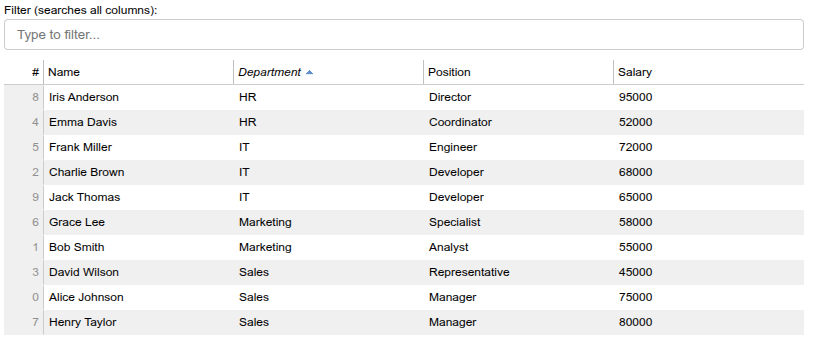

Here is the Python script that generated this plot:
from bokeh.layouts import column
from bokeh.models import DataTable, TableColumn, ColumnDataSource, TextInput, CustomJS
from bokeh.plotting import output_file, save
import pandas as pd

# Sample data
data = {
    'Name': ['Alice Johnson', 'Bob Smith', 'Charlie Brown', 'David Wilson', 'Emma Davis', 
             'Frank Miller', 'Grace Lee', 'Henry Taylor', 'Iris Anderson', 'Jack Thomas'],
    'Department': ['Sales', 'Marketing', 'IT', 'Sales', 'HR', 
                   'IT', 'Marketing', 'Sales', 'HR', 'IT'],
    'Position': ['Manager', 'Analyst', 'Developer', 'Representative', 'Coordinator',
                 'Engineer', 'Specialist', 'Manager', 'Director', 'Developer'],
    'Salary': [75000, 55000, 68000, 45000, 52000, 
               72000, 58000, 80000, 95000, 65000]
}

df = pd.DataFrame(data)

# Create ColumnDataSource with both original and filtered data
source = ColumnDataSource(df)
source_original = ColumnDataSource(df)

# Create columns for the table
columns = [
    TableColumn(field="Name", title="Name"),
    TableColumn(field="Department", title="Department"),
    TableColumn(field="Position", title="Position"),
    TableColumn(field="Salary", title="Salary"),
]

# Create DataTable
data_table = DataTable(source=source, columns=columns, width=800, height=400, 
                       editable=False, selectable=True)

# Create TextInput for filtering
filter_input = TextInput(value="", title="Filter (searches all columns):", 
                         placeholder="Type to filter...", width=800)

# JavaScript callback for dynamic filtering
callback = CustomJS(args=dict(source=source, source_original=source_original, filter_input=filter_input), 
                    code="""
    const data = source.data;
    const original_data = source_original.data;
    const filter_value = filter_input.value.toLowerCase();
    
    // Get all column names
    const columns = Object.keys(original_data);
    
    // If filter is empty, show all data
    if (filter_value === '') {
        for (let key of columns) {
            data[key] = original_data[key].slice();
        }
        source.change.emit();
        return;
    }
    
    // Find matching rows
    const num_rows = original_data[columns[0]].length;
    const matching_indices = [];
    
    for (let i = 0; i < num_rows; i++) {
        let row_matches = false;
        
        // Check if any column in this row matches the filter
        for (let col of columns) {
            const cell_value = String(original_data[col][i]).toLowerCase();
            if (cell_value.includes(filter_value)) {
                row_matches = true;
                break;
            }
        }
        
        if (row_matches) {
            matching_indices.push(i);
        }
    }
    
    // Update source data with filtered rows
    for (let key of columns) {
        data[key] = matching_indices.map(i => original_data[key][i]);
    }
    
    source.change.emit();
""")

# Attach callback to filter input
filter_input.js_on_change('value', callback)

# Create layout
layout = column(filter_input, data_table)

output_file("output/interactive_charts_05.html")
save(layout)
